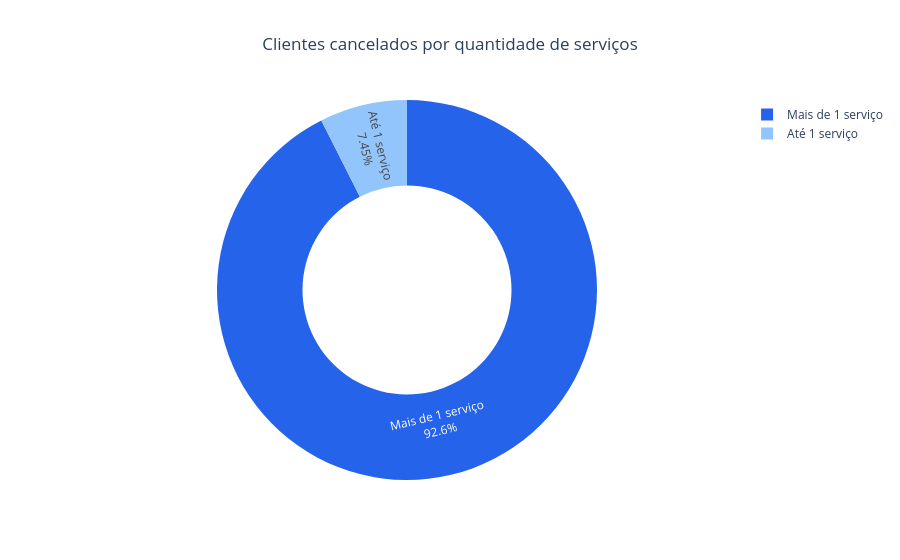
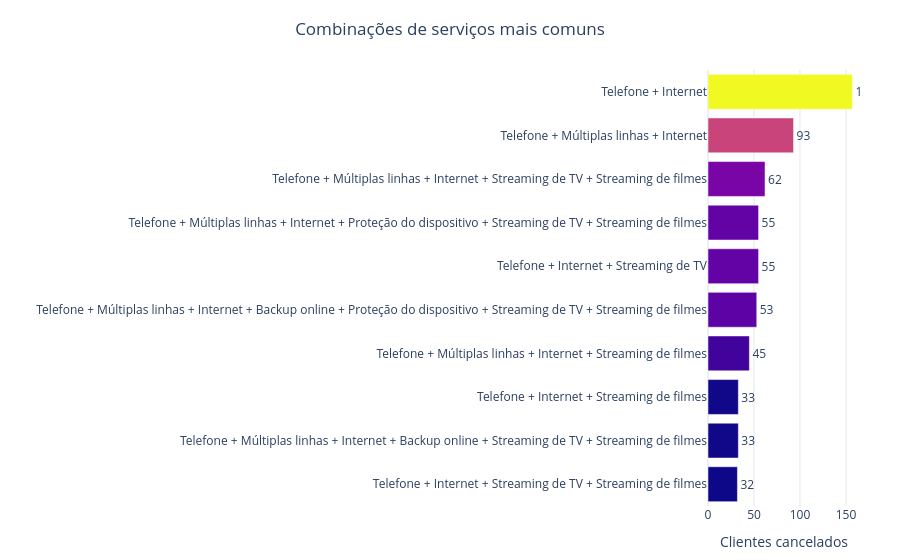

The code cell stored with these charts, in order, in its notebook:
### Code cell
import pandas as pd
import plotly.express as px

colunas_servicos = [
    "ServicoTelefonico",
    "MultiplasLinhas",
    "ServicoInternet",
    "SegurancaOnline",
    "BackupOnline",
    "ProtecaoDispositivo",
    "SuporteTecnico",
    "StreamingTV",
    "StreamingFilmes",
]

nomes_servicos = {
    "ServicoTelefonico": "Telefone",
    "MultiplasLinhas": "Múltiplas linhas",
    "ServicoInternet": "Internet",
    "SegurancaOnline": "Segurança online",
    "BackupOnline": "Backup online",
    "ProtecaoDispositivo": "Proteção do dispositivo",
    "SuporteTecnico": "Suporte técnico",
    "StreamingTV": "Streaming de TV",
    "StreamingFilmes": "Streaming de filmes",
}

# Seleciona clientes que cancelaram
cancelou = (
    df_gold["Cancelamento"]
    .astype("string")
    .str.strip()
    .str.casefold()
    .isin(["sim", "yes", "true", "1"])
)
clientes_cancelados = df_gold.loc[cancelou].copy()

if clientes_cancelados.empty:
    raise ValueError("Não foram encontrados clientes cancelados em df_gold.")

positivos = {"sim", "yes", "true", "1"}
negativos = {
    "não", "nao", "no", "false", "0", "",
    "none", "no internet service", "no phone service",
}

# Identifica os serviços ativos para cada cliente cancelado
servicos_ativos = pd.DataFrame(index=clientes_cancelados.index)

for coluna in colunas_servicos:
    valores = (
        clientes_cancelados[coluna]
        .astype("string")
        .str.strip()
        .str.casefold()
    )

    if coluna == "ServicoInternet":
        # Valores como DSL e Fiber optic indicam serviço de internet.
        servicos_ativos[coluna] = valores.notna() & ~valores.isin(negativos)
    else:
        servicos_ativos[coluna] = valores.isin(positivos)

# Resume a quantidade e os nomes dos serviços de cada cliente
analise_servicos = pd.DataFrame(index=clientes_cancelados.index)
analise_servicos["QuantidadeServicos"] = servicos_ativos.sum(axis=1)
analise_servicos["MaisDeUmServico"] = analise_servicos["QuantidadeServicos"] > 1
analise_servicos["Servicos"] = servicos_ativos.apply(
    lambda linha: [
        nomes_servicos[coluna]
        for coluna in colunas_servicos
        if linha[coluna]
    ],
    axis=1,
)

# Gráfico 1: clientes com até um serviço versus mais de um
analise_servicos["Grupo"] = analise_servicos["MaisDeUmServico"].map({
    False: "Até 1 serviço",
    True: "Mais de 1 serviço",
})

resumo = (
    analise_servicos["Grupo"]
    .value_counts()
    .reindex(["Até 1 serviço", "Mais de 1 serviço"], fill_value=0)
    .rename_axis("Grupo")
    .reset_index(name="Clientes")
)

fig_resumo = px.pie(
    resumo,
    names="Grupo",
    values="Clientes",
    hole=0.55,
    color="Grupo",
    color_discrete_map={
        "Até 1 serviço": "#93C5FD",
        "Mais de 1 serviço": "#2563EB",
    },
    title="Clientes cancelados por quantidade de serviços",
    template="plotly_white",
)

fig_resumo.update_traces(
    textinfo="label+percent",
    hovertemplate="<b>%{label}</b><br>Clientes: %{value}<extra></extra>",
)
fig_resumo.update_layout(title_x=0.5, legend_title_text="")
fig_resumo.show()

# Gráfico 2: combinações mais comuns entre quem tinha mais de um serviço
combinacoes = (
    analise_servicos.loc[analise_servicos["MaisDeUmServico"], "Servicos"]
    .apply(lambda lista: " + ".join(lista))
    .value_counts()
    .head(10)
    .sort_values()
    .rename_axis("Combinação de serviços")
    .reset_index(name="Clientes")
)

if not combinacoes.empty:
    fig_combinacoes = px.bar(
        combinacoes,
        x="Clientes",
        y="Combinação de serviços",
        orientation="h",
        text="Clientes",
        color="Clientes",
        color_continuous_scale="plasma",
        title="Combinações de serviços mais comuns",
        labels={"Clientes": "Clientes cancelados"},
        template="plotly_white",
    )

    fig_combinacoes.update_traces(
        textposition="outside",
        hovertemplate="<b>%{y}</b><br>Clientes: %{x}<extra></extra>",
    )
    fig_combinacoes.update_layout(
        title_x=0.5,
        coloraxis_showscale=False,
        yaxis_title="",
        xaxis=dict(showgrid=True, gridcolor="#E5E7EB"),
        margin=dict(l=30, r=40, t=70, b=40),
    )
    fig_combinacoes.show()
else:
    print("Não há clientes cancelados com mais de um serviço.")

### Figure 1 — Plotly figure (JSON) as saved in the notebook; plotly's stock layout.template omitted (floating-point values rounded to 4 significant figures)
{"data": [{"customdata": [["Até 1 serviço"], ["Mais de 1 serviço"]], "domain": {"x": [0, 1], "y": [0, 1]}, "hole": 0.55, "hovertemplate": "<b>%{label}</b><br>Clientes: %{value}<extra></extra>", "labels": ["Até 1 serviço", "Mais de 1 serviço"], "legendgroup": "", "marker": {"colors": ["#93C5FD", "#2563EB"]}, "name": "", "showlegend": true, "textinfo": "label+percent", "type": "pie", "values": [112, 1392]}], "layout": {"legend": {"title": {"text": ""}, "tracegroupgap": 0}, "title": {"text": "Clientes cancelados por quantidade de serviços", "x": 0.5}}}

### Figure 2 — Plotly figure (JSON) as saved in the notebook; plotly's stock layout.template omitted (floating-point values rounded to 4 significant figures)
{"data": [{"hovertemplate": "<b>%{y}</b><br>Clientes: %{x}<extra></extra>", "legendgroup": "", "marker": {"color": [32, 33, 33, 45, 53, 55, 55, 62, 93, 157], "coloraxis": "coloraxis", "pattern": {"shape": ""}}, "name": "", "orientation": "h", "showlegend": false, "text": [32.0, 33.0, 33.0, 45.0, 53.0, 55.0, 55.0, 62.0, 93.0, 157.0], "textposition": "outside", "type": "bar", "x": [32, 33, 33, 45, 53, 55, 55, 62, 93, 157], "xaxis": "x", "y": ["Telefone + Internet + Streaming de TV + Streaming de filmes", "Telefone + Múltiplas linhas + Internet + Backup online + Streaming de TV + Streaming de filmes", "Telefone + Internet + Streaming de filmes", "Telefone + Múltiplas linhas + Internet + Streaming de filmes", "Telefone + Múltiplas linhas + Internet + Backup online + Proteção do dispositivo + Streaming de TV + Streaming de filmes", "Telefone + Internet + Streaming de TV", "Telefone + Múltiplas linhas + Internet + Proteção do dispositivo + Streaming de TV + Streaming de filmes", "Telefone + Múltiplas linhas + Internet + Streaming de TV + Streaming de filmes", "Telefone + Múltiplas linhas + Internet", "Telefone + Internet"], "yaxis": "y"}], "layout": {"barmode": "relative", "coloraxis": {"autocolorscale": false, "colorbar": {"title": {"text": "Clientes cancelados"}}, "colorscale": [[0, "#0d0887"], [0.1111, "#46039f"], [0.2222, "#7201a8"], [0.3333, "#9c179e"], [0.4444, "#bd3786"], [0.5556, "#d8576b"], [0.6667, "#ed7953"], [0.7778, "#fb9f3a"], [0.8889, "#fdca26"], [1, "#f0f921"]], "showscale": false}, "legend": {"tracegroupgap": 0}, "margin": {"b": 40, "l": 30, "r": 40, "t": 70}, "title": {"text": "Combinações de serviços mais comuns", "x": 0.5}, "xaxis": {"anchor": "y", "domain": [0, 1], "gridcolor": "#E5E7EB", "showgrid": true, "title": {"text": "Clientes cancelados"}}, "yaxis": {"anchor": "x", "domain": [0, 1], "title": {"text": ""}}}}
